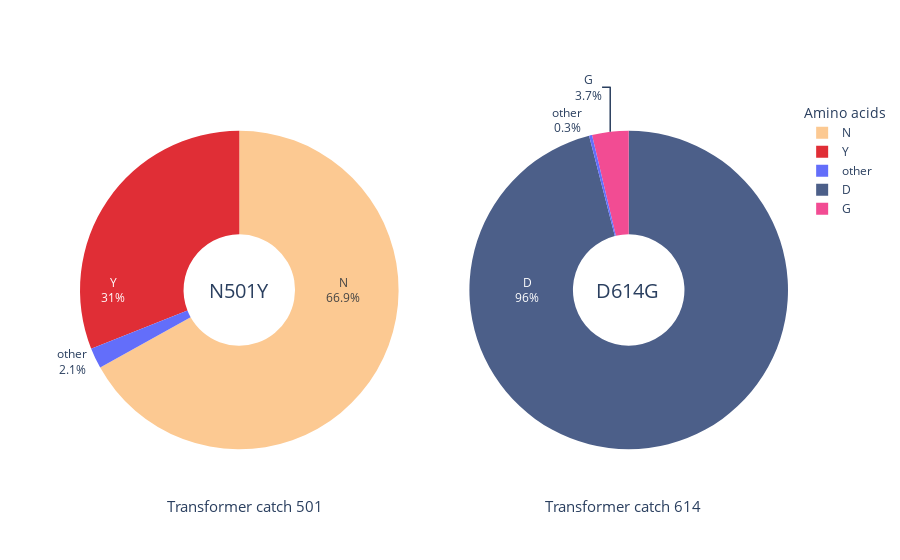

Source (notebook cell):
### Code cell
import plotly.graph_objects as go
from plotly.subplots import make_subplots

labels_1 = ['Y', 'N', 'other']
labels_2 = ['D', 'G', 'other']
labels_3 = ['M']
labels_4 = ['Q', 'H']

# Define color sets of paintings
night_colors = ['rgb(224,46,54)', 'rgba(252,201,146,255)']
sunflowers_colors = ['rgb(242,76,147)', 'rgb(96,105,129)']
cafe_colors = ['rgba(76,95,137,255)', 'rgb(242,76,147)']
irises_colors =  ['rgba(96,117,182,255)', 'rgba(207,36,42,255)']


fig = make_subplots(rows=1, cols=2, 
                    vertical_spacing=10,
                    specs=[[{'type':'domain'}, {'type':'domain'}]])
fig.add_trace(go.Pie(labels=labels_1, values=[31.0, 66.9, 2.1], name='Amino acid 501',
                     marker_colors=night_colors,
                    insidetextorientation='radial'), 1, 1)
fig.add_trace(go.Pie(labels=labels_2, values=[96.0, 3.7, 0.3], name='Amino acid 614',
                     marker_colors=cafe_colors,
                    insidetextorientation='radial'), 1, 2)

# Use `hole` to create a donut-like pie chart
fig.update_traces(hole=.35, hoverinfo="label+percent+name", textinfo='label+percent')

fig.add_annotation(text='N501Y', x=0.18, y=0.5, font_size=20, showarrow=False)
fig.add_annotation(text='D614G', x=0.82, y=0.5, font_size=20, showarrow=False)

fig.add_annotation(text='Transformer catch 501', x=0.12, y=-0.1, font_size=15, showarrow=False)
fig.add_annotation(text='Transformer catch 614', x=0.88, y=-0.1, font_size=15, showarrow=False)

fig.update_layout(
    legend_title="Amino acids")
fig.show()

### Figure 1 — Plotly figure (JSON) as saved in the notebook; plotly's stock layout.template omitted (floating-point values rounded to 4 significant figures)
{"data": [{"domain": {"x": [0, 0.45], "y": [0, 1]}, "hole": 0.35, "hoverinfo": "label+percent+name", "insidetextorientation": "radial", "labels": ["Y", "N", "other"], "marker": {"colors": ["rgb(224,46,54)", "rgba(252,201,146,255)"]}, "name": "Amino acid 501", "textinfo": "label+percent", "type": "pie", "values": [31, 66.9, 2.1]}, {"domain": {"x": [0.55, 1], "y": [0, 1]}, "hole": 0.35, "hoverinfo": "label+percent+name", "insidetextorientation": "radial", "labels": ["D", "G", "other"], "marker": {"colors": ["rgba(76,95,137,255)", "rgb(242,76,147)"]}, "name": "Amino acid 614", "textinfo": "label+percent", "type": "pie", "values": [96, 3.7, 0.3]}], "layout": {"annotations": [{"font": {"size": 20}, "showarrow": false, "text": "N501Y", "x": 0.18, "y": 0.5}, {"font": {"size": 20}, "showarrow": false, "text": "D614G", "x": 0.82, "y": 0.5}, {"font": {"size": 15}, "showarrow": false, "text": "Transformer catch 501", "x": 0.12, "y": -0.1}, {"font": {"size": 15}, "showarrow": false, "text": "Transformer catch 614", "x": 0.88, "y": -0.1}], "legend": {"title": {"text": "Amino acids"}}}}
